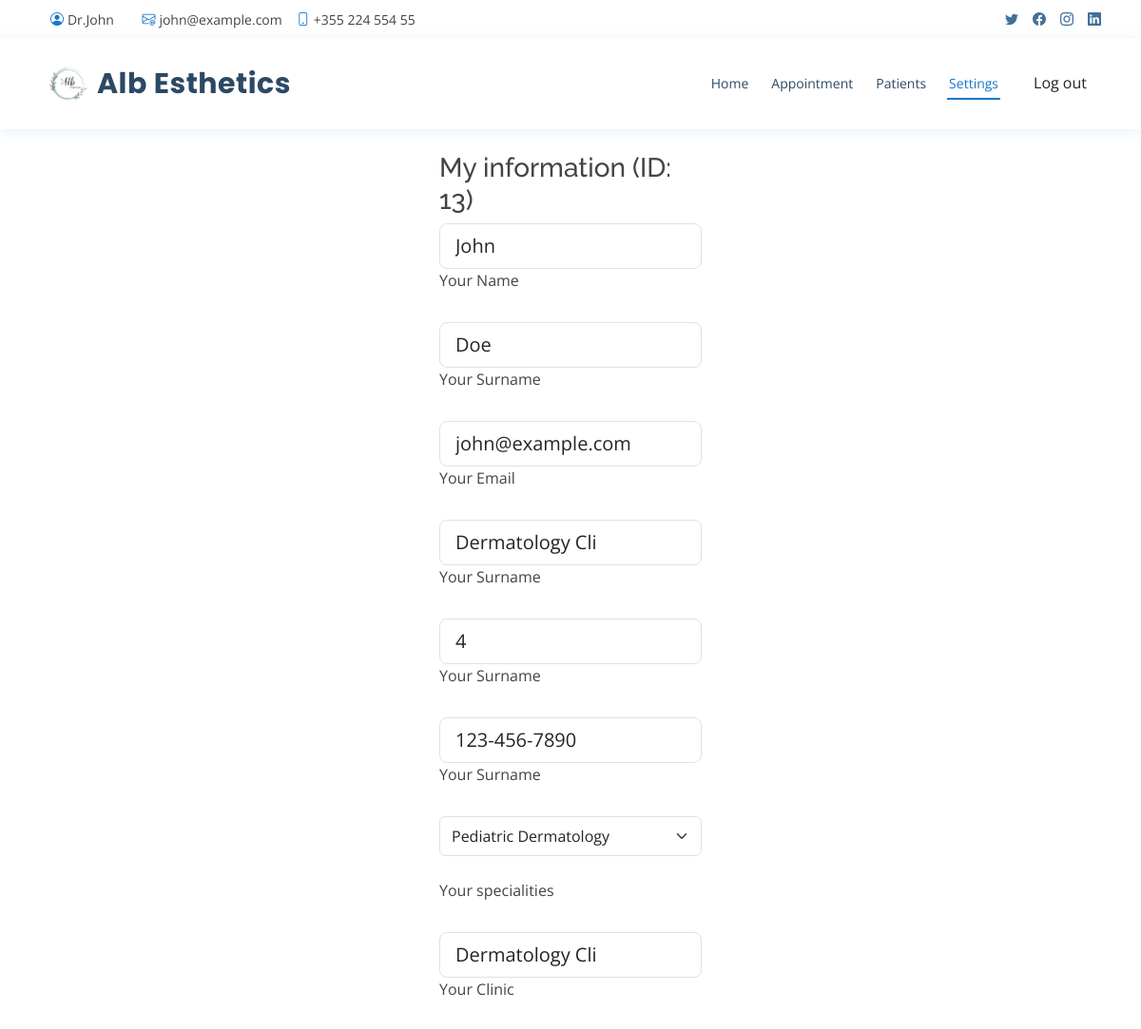
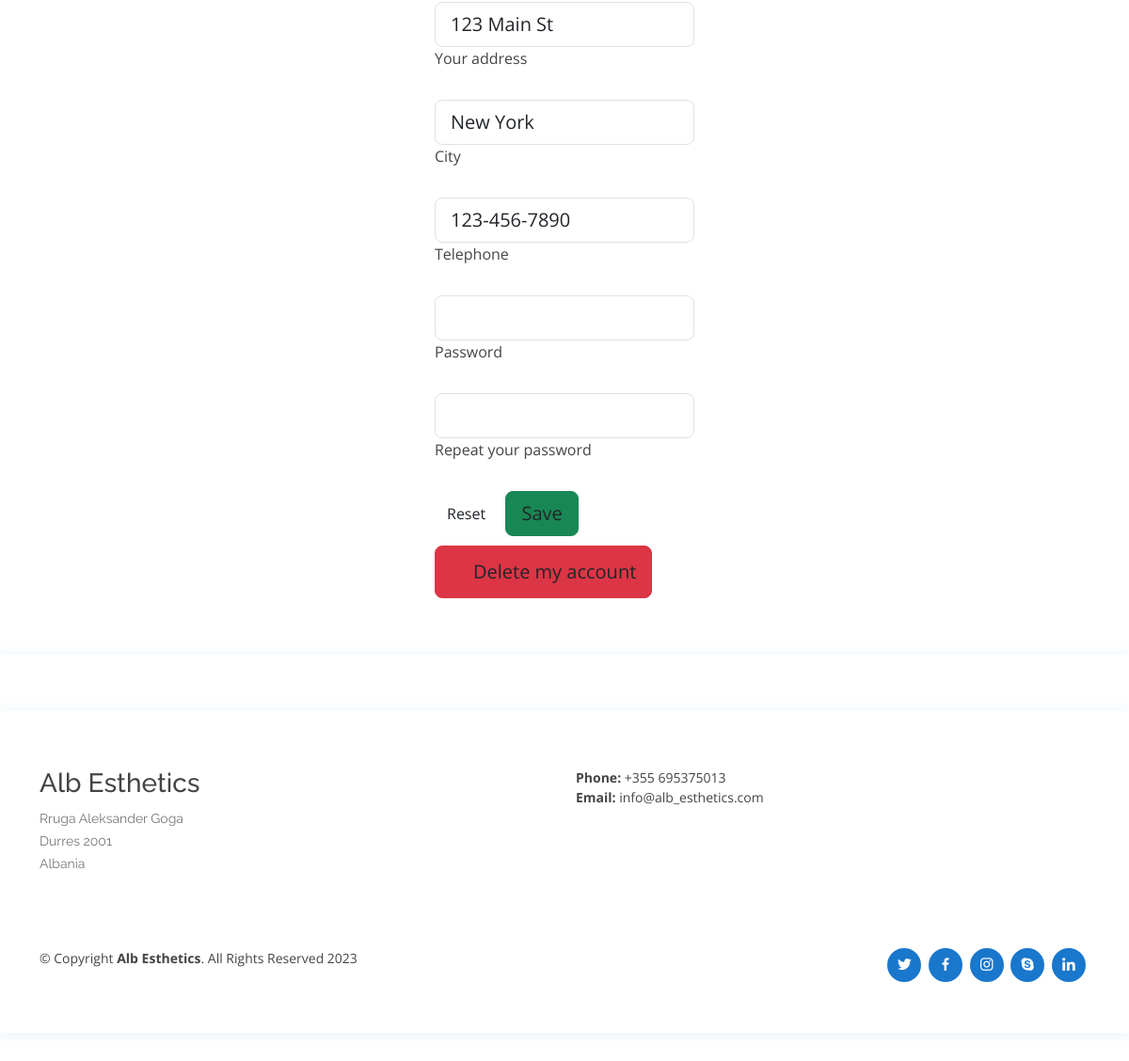
The app's page /views/doctor/settings.php (signed in) with its own data (2 pictures, top to bottom).
### tables this page shows
CREATE TABLE `doctor` (
  `id` int(11) NOT NULL,
  `name` varchar(50) NOT NULL,
  `surname` varchar(50) NOT NULL,
  `docclinic` varchar(15) NOT NULL,
  `country` varchar(255) NOT NULL,
  `city` varchar(255) NOT NULL,
  `address` varchar(100) NOT NULL,
  `specialties` varchar(50) NOT NULL,
  `telephone` varchar(15) NOT NULL,
  `department` varchar(50) NOT NULL
);

CREATE TABLE `user` (
  `id` int(11) NOT NULL,
  `email` varchar(255) NOT NULL,
  `password` varchar(255) NOT NULL,
  `usertype` enum('a','d','p') NOT NULL
);

CREATE TABLE `specialties` (
  `id` int(2) NOT NULL,
  `sname` varchar(50) DEFAULT NULL
);

### db/DbConfig.php (called while the page is built, shortened)
<?php
class DbConfig
{
    private static $connection;
    public static function getConnection()
    {
        if (!self::$connection) {
            self::$connection = new mysqli('127.0.0.1', 'root', '', 'alb_esthetics');
        }
        return self::$connection;
    }
}
?>

### services/userService.php (called while the page is built, shortened)
<?php
require_once __DIR__ . '/../db/DbConfig.php';
class UserService
{
    private $db;
    public function __construct()
    {
        $this->db = DbConfig::getConnection();
    }
    public function getDoctorByEmail($email)
    {
        return $this->db->query("SELECT doctor.* ,user.* FROM doctor
                             INNER JOIN user ON doctor.id = user.id
                             WHERE user.email='$email';");
    }
    public function getSpecialities()
    {
        return $this->db->query("SELECT * FROM specialties;");
    }
    public function getSpecialitieById($id)
    {
        return $this->db->query("SELECT * FROM specialties where id='$id';");
    }
}
?>

### views/doctor/settings.php (the view, shortened to what this page needs)
<!DOCTYPE html>
<html lang="en">
<head>
    <link href="../../assets/vendor/fontawesome-free/css/all.min.css" rel="stylesheet">
    <link href="../../assets/vendor/animate.css/animate.min.css" rel="stylesheet">
    <link href="../../assets/vendor/bootstrap/css/bootstrap.min.css" rel="stylesheet">
    <link href="../../assets/vendor/bootstrap-icons/bootstrap-icons.css" rel="stylesheet">
    <link href="../../assets/vendor/boxicons/css/boxicons.min.css" rel="stylesheet">
    <link href="../../assets/vendor/glightbox/css/glightbox.min.css" rel="stylesheet">
    <link href="../../assets/vendor/remixicon/remixicon.css" rel="stylesheet">
    <link href="../../assets/vendor/swiper/swiper-bundle.min.css" rel="stylesheet">
    <link href="../../assets/css/style.css" rel="stylesheet">
    <link href="../../assets/css/adm.css" rel="stylesheet">
</head>
<body>
<?php
require_once __DIR__ . '/../../services/userService.php';
$userService = new UserService();
$email = $_SESSION["user"];
$doctorByEmail = $userService->getDoctorByEmail($email)->fetch_assoc(); ?>
<div id="topbar" class="d-flex align-items-center fixed-top">
    <div class="container d-flex justify-content-between">
        <div class="contact-info d-flex align-items-center">
            <i class="bi bi-person-circle"></i> Dr.<?php echo $doctorByEmail["name"] ?> &nbsp &nbsp
            <i class="bi bi-envelope-at"></i> <?php echo $_SESSION['user'];
            ?> <i class="bi bi-phone"></i> +355 224 554 55
        </div>
        <div class="d-none d-lg-flex social-links align-items-center">
            <a href="#" class="twitter"><i class="bi bi-twitter"></i></a>
            <a href="#" class="facebook"><i class="bi bi-facebook"></i></a>
            <a href="#" class="instagram"><i class="bi bi-instagram"></i></a>
            <a href="#" class="linkedin"><i class="bi bi-linkedin"></i></i></a>
        </div>
    </div>
</div>
<header id="header" class="fixed-top">
    <div class="container d-flex align-items-center">
        <img src="../../assets/img/logo.png" width="60px" height="60px">
        <h1 class="logo me-auto"><a href="index.php">
                Alb Esthetics</a></h1>
        <nav id="navbar" class="navbar order-last order-lg-0">
            <ul>
                <li><a class="nav-link scrollto " href="index.php">Home</a></li>
                <li><a class="nav-link scrollto" href="appointments.php">Appointment</a></li>
                <li><a class="nav-link scrollto" href="patients.php">Patients </a></li>
                <li><a class="nav-link scrollto active" href="settings.php">Settings </a></li>
                <li><a href=" ../../services/logoutService.php"><input type="button" value="Log out"
                                                                       class="logout-btn btn-primary-soft btn"></a>
                </li>
            </ul>
        </nav>
    </div>
</header>
<?php
$email = $_SESSION["user"];
$doctorByEmail = $userService->getDoctorByEmail($email);
$row = $doctorByEmail->fetch_assoc();
$id = $row["id"];
$name = $row["name"];
$surname = $row["surname"];
$email = $row["email"];
$spe = $row["specialties"];
$address = $row["address"];
$spcil_name = $userService->getSpecialitieById($spe)->fetch_assoc()["sname"];
$doclinic = $row['docclinic'];
$tele = $row['telephone'];
$city = $row['city'];
?>
<section>
    <div class="container d-grid    w-25" style="margin-top:100px ">
        <div class="row">
            <div class="col-12">
                <h3> My information (ID: <?php echo $id; ?>) </h3>
            </div>
        </div>
        <form action="../../services/update-doctor.php" method="POST" class="add-new-form">
            <div class="form-outline mb-4">
                <input type="text" name="name" class="form-control form-control-lg" value="<?php echo $name ?>"/>
                <label class="form-label" for="name">Your Name</label>
            </div>
            <div class="form-outline mb-4">
                <input type="text" name="surname" class="form-control form-control-lg" value="<?php echo $surname ?>"/>
                <label class="form-label" for="surname">Your Surname</label>
            </div>
            <div class="form-outline mb-4">
                <input type="email" name="email" value="<?php echo $email ?>" class="form-control form-control-lg"/>
                <label class="form-label" for="email">Your Email</label>
            </div>
            <div class="form-outline mb-4">
                <input type="text" name="nic" class="form-control form-control-lg" value="<?php echo $doclinic ?>"/>
                <label class="form-label" for="surname">Your Surname</label>
            </div>
            <div class="form-outline mb-4">
                <input type="text" name="spec" class="form-control form-control-lg" value="<?php echo $spe ?>"/>
                <label class="form-label" for="surname">Your Surname</label>
            </div>
            <div class="form-outline mb-4">
                <input type="text" name="Tele" class="form-control form-control-lg" value="<?php echo $tele ?>"/>
                <label class="form-label" for="surname">Your Surname</label>
            </div>
            <div class="form-outline mb-4">
                <select name="specialties" id="" class="box form-control form-control-lg form-select">';
                    <?php
                    echo "<option value=" . $spe . " selected >$spcil_name</option><br/>";
                    $list11 = $userService->getSpecialities();
                    for ($y = 0; $y < $list11->num_rows; $y++) {
                        $row00 = $list11->fetch_assoc();
                        $sn = $row00["sname"];
                        $id00 = $row00["id"];
                        echo "<option value=" . $id00 . ">$sn</option><br/>";
                    };
                    ?>
                </select>
            </div>
            <label class="form-label" for="specialties">Your specialities</label>
            <br>
            <br>
            <div class="form-outline mb-4">
                <input type="text" name="doclinic" class="form-control form-control-lg"
                       value="<?php echo $doclinic ?>"/>
                <label class="form-label" for="doclinic">Your Clinic</label>
            </div>
            <div class="form-outline mb-4">
                <input type="text" name="address" class="form-control form-control-lg"
                       value="<?php echo $address ?>"/>
                <label class="form-label" for="address">Your address</label>
            </div>
            <div class="form-outline mb-4">
                <input type="text" name="city" class="form-control form-control-lg" value="<?php echo $city ?>"/>
                <label class="form-label" for="city">City</label>
            </div>
            <div class="form-outline mb-4">
                <input type="tel" name="telephone" class="form-control form-control-lg"
                       placeholder="ex: 0694455666" value="<?php echo $tele ?>"/>
                <label class="form-label" for="telephone">Telephone</label>
            </div>
            <div class="form-outline mb-4">
                <input type="password" name="password"
                       class="form-control form-control-lg"/>
                <label class="form-label" for="new_password">Password</label>
            </div>
            <div class="form-outline mb-4">
                <input type="password" name="cpassword"
                       class="form-control form-control-lg"/>
                <label class="form-label" for="c_password">Repeat your password</label>
            </div>
            <input type="reset" value="Reset"
                   class="login-btn btn-primary-soft btn">&nbsp;
            <input type="submit" value="Save"
                   class="btn btn-success btn-block btn-lg gradient-custom-4 text-body">
        </form>
        <a href="?action=drop&id=' <?php echo $id ?> .'" class="non-style-link">
            <button class="btn btn-danger btn-block btn-lg gradient-custom-4 text-body btn-delete"
                    style="padding-left: 40px;padding-top: 12px;padding-bottom: 12px;margin-top: 10px;"><font
                        class="tn-in-text">Delete my account</font></button>
        </a>
    </div>
</section>
<?php
include("../pages/footer.php");
?>
</body>
</html>

### assets/css/style.css (style rules this page uses)
body { font-family: "Open Sans", sans-serif; color: #444444; }
a { color: #1977cc; text-decoration: none; }
h1, h2, h3, h4, h5, h6 { font-family: "Raleway", sans-serif; }
#topbar { background: #fff; height: 40px; font-size: 14px; transition: all 0.5s; z-index: 996; }
#topbar .contact-info i { color: #1977cc; padding-right: 4px; margin-left: 15px; line-height: 0; }
#topbar .contact-info i:first-child { margin-left: 0; }
#topbar .social-links a { color: #437099; padding-left: 15px; display: inline-block; line-height: 1px; transition: 0.3s; }
#topbar .social-links a:first-child { border-left: 0; }
#header { background: #fff; transition: all 0.5s; z-index: 997; padding: 15px 0; top: 40px; box-shadow: 0px 2px 15px rgba(25, 119, 204, 0.1); }
#header .logo { font-size: 30px; margin: 0; padding: 0; line-height: 1; font-weight: 700; letter-spacing: 0.5px; font-family: "Poppins", sans-serif; }
#header .logo a { color: #2c4964; }
.navbar { padding: 0; }
.navbar ul { margin: 0; padding: 0; display: flex; list-style: none; align-items: center; }
.navbar li { position: relative; }
.navbar > ul > li { position: relative; white-space: nowrap; padding: 8px 0 8px 20px; }
.navbar a, .navbar a:focus { display: flex; align-items: center; justify-content: space-between; font-size: 14px; color: #2c4964; white-space: nowrap; transition: 0.3s; border-bottom: 2px solid #fff; padding: 5px 2px; }
.navbar a:hover, .navbar .active, .navbar .active:focus, .navbar li:hover > a { color: #1977cc; border-color: #1977cc; }
section { padding: 60px 0; overflow: hidden; }

### records on screen
doctor: name "John", surname "Doe", email "john@example.com", nic "Dermatology Cli", spec "4", Tele "123-456-7890", specialties "Pediatric Dermatology", doclinic "Dermatology Cli", address "123 Main St", city "New York", telephone "123-456-7890"

### other values on screen
$_SESSION['user'] "john@example.com"
$id "13"
